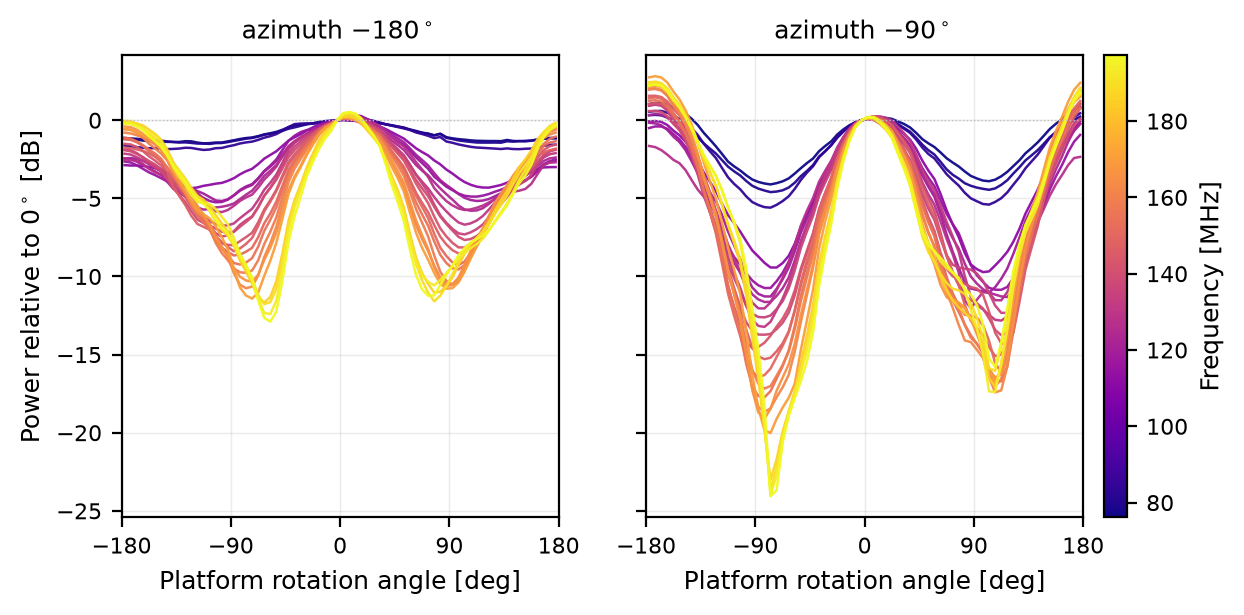

The Python source for this figure:
"""Two azimuths, 90 deg apart, both from the well-behaved first half.
Same 23-tone selection as 34_three_az (reference rotation 18)."""
import numpy as np, matplotlib; matplotlib.use("Agg")
import matplotlib.pyplot as plt
from matplotlib.cm import ScalarMappable
from matplotlib.colors import Normalize
from scipy.ndimage import median_filter
from importlib.machinery import SourceFileLoader
C=SourceFileLoader("C","00_common.py").load_module()
z=C.load(); tm,el,az,fr,ch=z["tm"],z["el"],z["az"],z["fr"],z["ch"]; d4=z["d"]
SEGS=np.load("segs.npz")["segs"]
E=np.arange(-180,181,5.0); Ec=.5*(E[:-1]+E[1:]); ie=np.digitize(el,E)-1
def nb_of(c): return [c+o for o in (-6,-5,-4,-3,3,4,5,6) if (c+o)%16 not in (7,8,9,15,0,1)]
NF=[0]
def fold(y,a,b):
    s=y[a:b].copy()
    smth=median_filter(np.nan_to_num(s,nan=np.nanmedian(s)),size=5,mode="nearest")
    bad=np.abs(s-smth)>3.0; NF[0]+=int(bad.sum()); s[bad]=np.nan
    idx=ie[a:b]
    p=np.array([np.nanmedian(s[(idx==j)&np.isfinite(s)]) if ((idx==j)&np.isfinite(s)).sum() else np.nan
                for j in range(len(Ec))])
    j0=np.argmin(np.abs(Ec)); return p-np.nanmedian(p[j0-1:j0+2])

a18,b18=SEGS[18]
peak=np.zeros(len(el),bool); peak[a18:b18]=True; peak&=np.abs(el)<30
TONES=[]
for c in [c for c in ch[(ch%16)==8] if 50<fr[c]<200]:
    if 86<fr[c]<110: continue
    nb=nb_of(c)
    tc=C.db(np.nanmedian(d4[peak][:,c]))-C.db(np.nanmedian(d4[peak][:,nb]))
    if np.nanmedian(np.abs(np.diff(fold(C.db(np.nanmedian(d4[:,nb],axis=1)),a18,b18),2)))<0.06 and tc>=3.0:
        TONES.append(c)
fq=np.array([fr[c] for c in TONES]); print(f"{len(TONES)} tones, {fq.min():.0f}-{fq.max():.0f} MHz")
norm=Normalize(fq.min(),fq.max()); sm=ScalarMappable(norm,plt.cm.plasma)

NF[0]=0
fig,axes=plt.subplots(1,2,figsize=(6.6,3.0),sharex=True,sharey=True)
for ax,ri in zip(axes,[0,18]):
    a,b=SEGS[ri]; a0=np.nanmedian(az[a:b]); dep=[]
    for c in TONES:
        p=fold(C.db(d4[:,c]),a,b); ax.plot(Ec,p,c=sm.to_rgba(fr[c]),lw=.9,alpha=.95)
        dep.append(np.nanmax(p)-np.nanmin(p))
    ax.set_title(f"azimuth ${a0:+.0f}^\\circ$",fontsize=9)
    ax.set_xlim(-180,180); ax.set_xticks([-180,-90,0,90,180]); ax.grid(alpha=.25,lw=.5)
    ax.axhline(0,c="0.75",lw=.5,ls=":"); ax.tick_params(labelsize=8)
    ax.set_xlabel("Platform rotation angle [deg]",fontsize=9)
    print(f"  az {a0:+5.0f} deg (rot {ri:2d}, t={tm[a]:4.1f} min): depth {min(dep):4.1f} to {max(dep):4.1f} dB")
axes[0].set_ylabel("Power relative to $0^\\circ$ [dB]",fontsize=9)
cb=fig.colorbar(sm,ax=axes,pad=.02,fraction=.04); cb.set_label("Frequency [MHz]",fontsize=9)
cb.ax.tick_params(labelsize=8)
fig.savefig("41_two_az.png",dpi=200,bbox_inches="tight")
print(f"{NF[0]} samples flagged"); print("saved 41_two_az.png")
